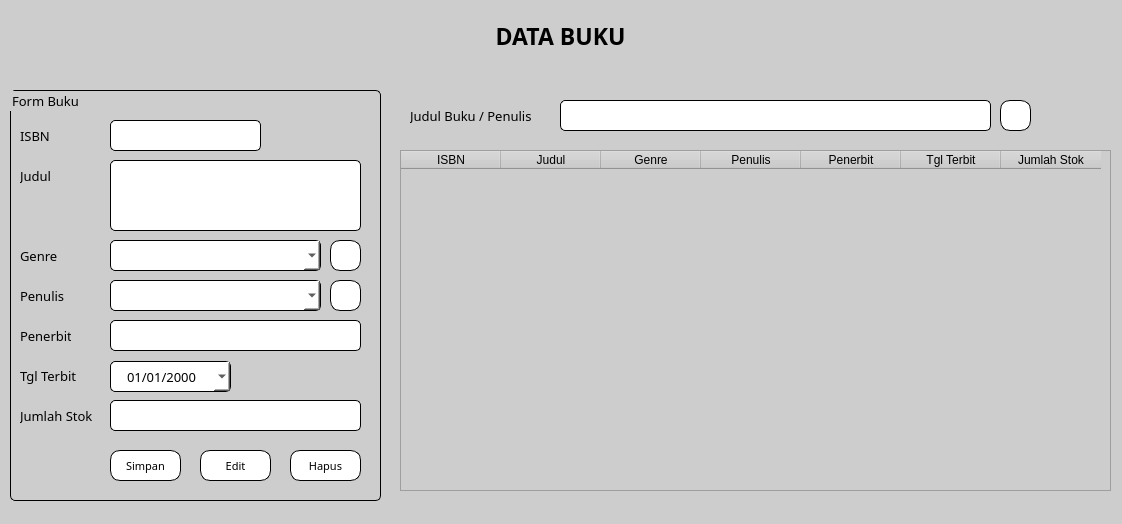
<?xml version="1.0" encoding="UTF-8"?>
<ui version="4.0">
 <class>MainWindow</class>
 <widget class="QMainWindow" name="MainWindow">
  <property name="geometry">
   <rect>
    <x>0</x>
    <y>0</y>
    <width>1122</width>
    <height>524</height>
   </rect>
  </property>
  <property name="windowTitle">
   <string>MainWindow</string>
  </property>
  <property name="styleSheet">
   <string notr="true">background-color: rgb(205, 205, 205);</string>
  </property>
  <widget class="QWidget" name="centralwidget">
   <widget class="QLabel" name="label">
    <property name="geometry">
     <rect>
      <x>10</x>
      <y>10</y>
      <width>1101</width>
      <height>51</height>
     </rect>
    </property>
    <property name="font">
     <font>
      <family>Century Gothic</family>
      <pointsize>17</pointsize>
      <weight>75</weight>
      <bold>true</bold>
     </font>
    </property>
    <property name="styleSheet">
     <string notr="true"/>
    </property>
    <property name="text">
     <string>DATA BUKU</string>
    </property>
    <property name="alignment">
     <set>Qt::AlignCenter</set>
    </property>
   </widget>
   <widget class="QGroupBox" name="groupBox">
    <property name="geometry">
     <rect>
      <x>10</x>
      <y>90</y>
      <width>371</width>
      <height>411</height>
     </rect>
    </property>
    <property name="font">
     <font>
      <family>Century Gothic</family>
      <pointsize>10</pointsize>
     </font>
    </property>
    <property name="styleSheet">
     <string notr="true">border: 1px solid black;
border-radius: 5px;</string>
    </property>
    <property name="title">
     <string>Form Buku</string>
    </property>
    <widget class="QLabel" name="label_2">
     <property name="geometry">
      <rect>
       <x>10</x>
       <y>30</y>
       <width>51</width>
       <height>31</height>
      </rect>
     </property>
     <property name="font">
      <font>
       <family>Century Gothic</family>
       <pointsize>10</pointsize>
      </font>
     </property>
     <property name="styleSheet">
      <string notr="true">border: none</string>
     </property>
     <property name="text">
      <string>ISBN</string>
     </property>
    </widget>
    <widget class="QLabel" name="label_3">
     <property name="geometry">
      <rect>
       <x>10</x>
       <y>70</y>
       <width>51</width>
       <height>31</height>
      </rect>
     </property>
     <property name="font">
      <font>
       <family>Century Gothic</family>
       <pointsize>10</pointsize>
      </font>
     </property>
     <property name="styleSheet">
      <string notr="true">border: none</string>
     </property>
     <property name="text">
      <string>Judul</string>
     </property>
    </widget>
    <widget class="QLineEdit" name="editISBN">
     <property name="geometry">
      <rect>
       <x>100</x>
       <y>30</y>
       <width>151</width>
       <height>31</height>
      </rect>
     </property>
     <property name="font">
      <font>
       <family>Century Gothic</family>
       <pointsize>10</pointsize>
      </font>
     </property>
     <property name="styleSheet">
      <string notr="true">background-color: rgb(255, 255, 255);</string>
     </property>
    </widget>
    <widget class="QTextEdit" name="editJudul">
     <property name="geometry">
      <rect>
       <x>100</x>
       <y>70</y>
       <width>251</width>
       <height>71</height>
      </rect>
     </property>
     <property name="font">
      <font>
       <family>Century Gothic</family>
       <pointsize>10</pointsize>
      </font>
     </property>
     <property name="styleSheet">
      <string notr="true">background-color: rgb(255, 255, 255);</string>
     </property>
    </widget>
    <widget class="QLabel" name="label_4">
     <property name="geometry">
      <rect>
       <x>10</x>
       <y>150</y>
       <width>51</width>
       <height>31</height>
      </rect>
     </property>
     <property name="font">
      <font>
       <family>Century Gothic</family>
       <pointsize>10</pointsize>
      </font>
     </property>
     <property name="styleSheet">
      <string notr="true">border: none</string>
     </property>
     <property name="text">
      <string>Genre</string>
     </property>
    </widget>
    <widget class="QLabel" name="label_5">
     <property name="geometry">
      <rect>
       <x>10</x>
       <y>190</y>
       <width>51</width>
       <height>31</height>
      </rect>
     </property>
     <property name="font">
      <font>
       <family>Century Gothic</family>
       <pointsize>10</pointsize>
      </font>
     </property>
     <property name="styleSheet">
      <string notr="true">border: none</string>
     </property>
     <property name="text">
      <string>Penulis</string>
     </property>
    </widget>
    <widget class="QComboBox" name="cmbGenre">
     <property name="geometry">
      <rect>
       <x>100</x>
       <y>150</y>
       <width>211</width>
       <height>31</height>
      </rect>
     </property>
     <property name="font">
      <font>
       <family>Century Gothic</family>
       <pointsize>10</pointsize>
      </font>
     </property>
     <property name="styleSheet">
      <string notr="true">background-color: rgb(255, 255, 255);</string>
     </property>
     <property name="editable">
      <bool>true</bool>
     </property>
    </widget>
    <widget class="QComboBox" name="cmbPenulis">
     <property name="geometry">
      <rect>
       <x>100</x>
       <y>190</y>
       <width>211</width>
       <height>31</height>
      </rect>
     </property>
     <property name="font">
      <font>
       <family>Century Gothic</family>
       <pointsize>10</pointsize>
      </font>
     </property>
     <property name="styleSheet">
      <string notr="true">background-color: rgb(255, 255, 255);</string>
     </property>
     <property name="editable">
      <bool>true</bool>
     </property>
    </widget>
    <widget class="QPushButton" name="btnAddGenre">
     <property name="geometry">
      <rect>
       <x>320</x>
       <y>150</y>
       <width>31</width>
       <height>31</height>
      </rect>
     </property>
     <property name="styleSheet">
      <string notr="true">QPushButton{
border: 1px solid black;
border-radius: 10px;
background-color: rgb(255, 255, 255);
color: rgb(0, 0, 0);
}

QPushButton:hover{
background-color: rgb(205, 205, 205);
}

QPushButton:pressed{
padding-left: 5px;
padding-top: 5px;
}</string>
     </property>
     <property name="text">
      <string/>
     </property>
     <property name="icon">
      <iconset>
       <normaloff>../ICON/add.png</normaloff>../ICON/add.png</iconset>
     </property>
    </widget>
    <widget class="QPushButton" name="btnAddPenulis">
     <property name="geometry">
      <rect>
       <x>320</x>
       <y>190</y>
       <width>31</width>
       <height>31</height>
      </rect>
     </property>
     <property name="styleSheet">
      <string notr="true">QPushButton{
border: 1px solid black;
border-radius: 10px;
background-color: rgb(255, 255, 255);
color: rgb(0, 0, 0);
}

QPushButton:hover{
background-color: rgb(205, 205, 205);
}

QPushButton:pressed{
padding-left: 5px;
padding-top: 5px;
}</string>
     </property>
     <property name="text">
      <string/>
     </property>
     <property name="icon">
      <iconset>
       <normaloff>../ICON/add.png</normaloff>../ICON/add.png</iconset>
     </property>
    </widget>
    <widget class="QLabel" name="label_6">
     <property name="geometry">
      <rect>
       <x>10</x>
       <y>230</y>
       <width>51</width>
       <height>31</height>
      </rect>
     </property>
     <property name="font">
      <font>
       <family>Century Gothic</family>
       <pointsize>10</pointsize>
      </font>
     </property>
     <property name="styleSheet">
      <string notr="true">border: none</string>
     </property>
     <property name="text">
      <string>Penerbit</string>
     </property>
    </widget>
    <widget class="QLabel" name="label_7">
     <property name="geometry">
      <rect>
       <x>10</x>
       <y>270</y>
       <width>81</width>
       <height>31</height>
      </rect>
     </property>
     <property name="font">
      <font>
       <family>Century Gothic</family>
       <pointsize>10</pointsize>
      </font>
     </property>
     <property name="styleSheet">
      <string notr="true">border: none</string>
     </property>
     <property name="text">
      <string>Tgl Terbit</string>
     </property>
    </widget>
    <widget class="QLineEdit" name="editPenerbit">
     <property name="geometry">
      <rect>
       <x>100</x>
       <y>230</y>
       <width>251</width>
       <height>31</height>
      </rect>
     </property>
     <property name="font">
      <font>
       <family>Century Gothic</family>
       <pointsize>10</pointsize>
      </font>
     </property>
     <property name="styleSheet">
      <string notr="true">background-color: rgb(255, 255, 255);</string>
     </property>
    </widget>
    <widget class="QDateTimeEdit" name="dateTerbit">
     <property name="geometry">
      <rect>
       <x>100</x>
       <y>271</y>
       <width>121</width>
       <height>31</height>
      </rect>
     </property>
     <property name="font">
      <font>
       <family>Century Gothic</family>
       <pointsize>10</pointsize>
      </font>
     </property>
     <property name="styleSheet">
      <string notr="true">background-color: rgb(255, 255, 255);</string>
     </property>
     <property name="alignment">
      <set>Qt::AlignCenter</set>
     </property>
     <property name="displayFormat">
      <string>dd/MM/yyyy</string>
     </property>
     <property name="calendarPopup">
      <bool>true</bool>
     </property>
    </widget>
    <widget class="QLabel" name="label_8">
     <property name="geometry">
      <rect>
       <x>10</x>
       <y>310</y>
       <width>81</width>
       <height>31</height>
      </rect>
     </property>
     <property name="font">
      <font>
       <family>Century Gothic</family>
       <pointsize>10</pointsize>
      </font>
     </property>
     <property name="styleSheet">
      <string notr="true">border: none</string>
     </property>
     <property name="text">
      <string>Jumlah Stok</string>
     </property>
    </widget>
    <widget class="QLineEdit" name="editStok">
     <property name="geometry">
      <rect>
       <x>100</x>
       <y>310</y>
       <width>251</width>
       <height>31</height>
      </rect>
     </property>
     <property name="font">
      <font>
       <family>Century Gothic</family>
       <pointsize>10</pointsize>
      </font>
     </property>
     <property name="styleSheet">
      <string notr="true">background-color: rgb(255, 255, 255);</string>
     </property>
    </widget>
    <widget class="QPushButton" name="btnSimpan">
     <property name="geometry">
      <rect>
       <x>100</x>
       <y>360</y>
       <width>71</width>
       <height>31</height>
      </rect>
     </property>
     <property name="font">
      <font>
       <family>Century Gothic</family>
       <pointsize>8</pointsize>
      </font>
     </property>
     <property name="styleSheet">
      <string notr="true">QPushButton{
border: 1px solid black;
border-radius: 10px;
background-color: rgb(255, 255, 255);
color: rgb(0, 0, 0);
}

QPushButton:hover{
background-color: rgb(205, 205, 205);
}

QPushButton:pressed{
padding-left: 5px;
padding-top: 5px;
}</string>
     </property>
     <property name="text">
      <string>Simpan</string>
     </property>
     <property name="icon">
      <iconset>
       <normaloff>../ICON/add_book.png</normaloff>../ICON/add_book.png</iconset>
     </property>
    </widget>
    <widget class="QPushButton" name="btnEdit">
     <property name="geometry">
      <rect>
       <x>190</x>
       <y>360</y>
       <width>71</width>
       <height>31</height>
      </rect>
     </property>
     <property name="font">
      <font>
       <family>Century Gothic</family>
       <pointsize>8</pointsize>
      </font>
     </property>
     <property name="styleSheet">
      <string notr="true">QPushButton{
border: 1px solid black;
border-radius: 10px;
background-color: rgb(255, 255, 255);
color: rgb(0, 0, 0);
}

QPushButton:hover{
background-color: rgb(205, 205, 205);
}

QPushButton:pressed{
padding-left: 5px;
padding-top: 5px;
}</string>
     </property>
     <property name="text">
      <string>Edit</string>
     </property>
     <property name="icon">
      <iconset>
       <normaloff>../ICON/edit_book.png</normaloff>../ICON/edit_book.png</iconset>
     </property>
    </widget>
    <widget class="QPushButton" name="btnHapus">
     <property name="geometry">
      <rect>
       <x>280</x>
       <y>360</y>
       <width>71</width>
       <height>31</height>
      </rect>
     </property>
     <property name="font">
      <font>
       <family>Century Gothic</family>
       <pointsize>8</pointsize>
      </font>
     </property>
     <property name="styleSheet">
      <string notr="true">QPushButton{
border: 1px solid black;
border-radius: 10px;
background-color: rgb(255, 255, 255);
color: rgb(0, 0, 0);
}

QPushButton:hover{
background-color: rgb(205, 205, 205);
}

QPushButton:pressed{
padding-left: 5px;
padding-top: 5px;
}</string>
     </property>
     <property name="text">
      <string>Hapus</string>
     </property>
     <property name="icon">
      <iconset>
       <normaloff>../ICON/delete_book.png</normaloff>../ICON/delete_book.png</iconset>
     </property>
    </widget>
   </widget>
   <widget class="QLabel" name="label_9">
    <property name="geometry">
     <rect>
      <x>410</x>
      <y>100</y>
      <width>131</width>
      <height>31</height>
     </rect>
    </property>
    <property name="font">
     <font>
      <family>Century Gothic</family>
      <pointsize>10</pointsize>
     </font>
    </property>
    <property name="text">
     <string>Judul Buku / Penulis</string>
    </property>
   </widget>
   <widget class="QLineEdit" name="editSearch">
    <property name="geometry">
     <rect>
      <x>560</x>
      <y>100</y>
      <width>431</width>
      <height>31</height>
     </rect>
    </property>
    <property name="font">
     <font>
      <family>Century Gothic</family>
      <pointsize>10</pointsize>
     </font>
    </property>
    <property name="styleSheet">
     <string notr="true">background-color: rgb(255, 255, 255);
border: 1px solid black;
border-radius: 5px;
</string>
    </property>
    <property name="text">
     <string/>
    </property>
   </widget>
   <widget class="QPushButton" name="btnSearch">
    <property name="geometry">
     <rect>
      <x>1000</x>
      <y>100</y>
      <width>31</width>
      <height>31</height>
     </rect>
    </property>
    <property name="font">
     <font>
      <family>Century Gothic</family>
     </font>
    </property>
    <property name="styleSheet">
     <string notr="true">QPushButton{
border: 1px solid black;
border-radius: 10px;
background-color: rgb(255, 255, 255);
color: rgb(0, 0, 0);
}

QPushButton:hover{
background-color: rgb(205, 205, 205);
}

QPushButton:pressed{
padding-left: 5px;
padding-top: 5px;
}</string>
    </property>
    <property name="text">
     <string/>
    </property>
    <property name="icon">
     <iconset>
      <normaloff>../ICON/search_book.png</normaloff>../ICON/search_book.png</iconset>
    </property>
   </widget>
   <widget class="QTableWidget" name="tblBuku">
    <property name="geometry">
     <rect>
      <x>400</x>
      <y>150</y>
      <width>711</width>
      <height>341</height>
     </rect>
    </property>
    <property name="font">
     <font>
      <family>Century Gothic</family>
      <pointsize>10</pointsize>
     </font>
    </property>
    <property name="editTriggers">
     <set>QAbstractItemView::NoEditTriggers</set>
    </property>
    <property name="selectionMode">
     <enum>QAbstractItemView::SingleSelection</enum>
    </property>
    <property name="selectionBehavior">
     <enum>QAbstractItemView::SelectRows</enum>
    </property>
    <column>
     <property name="text">
      <string>ISBN</string>
     </property>
    </column>
    <column>
     <property name="text">
      <string>Judul</string>
     </property>
    </column>
    <column>
     <property name="text">
      <string>Genre</string>
     </property>
    </column>
    <column>
     <property name="text">
      <string>Penulis</string>
     </property>
    </column>
    <column>
     <property name="text">
      <string>Penerbit</string>
     </property>
    </column>
    <column>
     <property name="text">
      <string>Tgl Terbit</string>
     </property>
    </column>
    <column>
     <property name="text">
      <string>Jumlah Stok</string>
     </property>
    </column>
   </widget>
  </widget>
  <widget class="QStatusBar" name="statusbar"/>
 </widget>
 <resources/>
 <connections/>
</ui>
